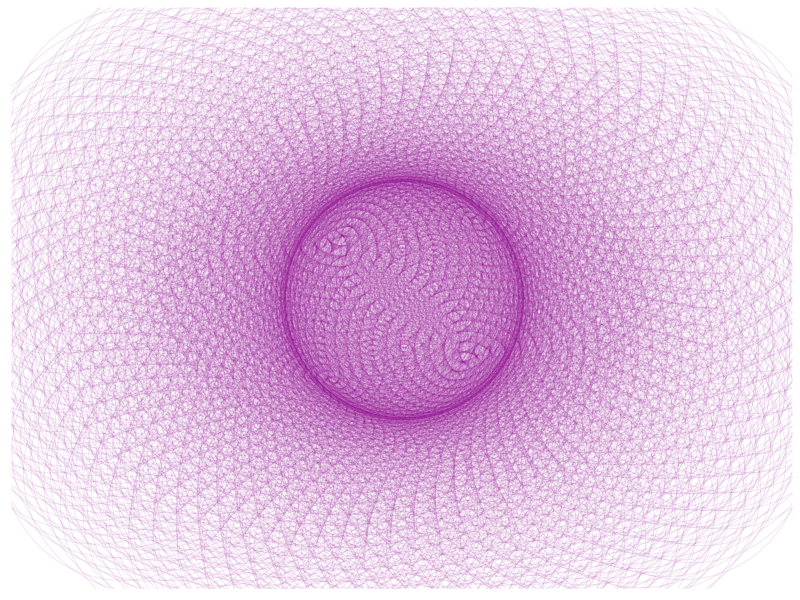

This figure's R source:
library(data.table)
library(dplyr)
library(ggplot2)


angle <- 13*pi/180
t <- 1:2000 * angle

x <- sin(t)
y <- cos(t)

df <- data_frame(t, x, y)
p <- ggplot(df, aes(x*t, y*t))

# spiral
# point shape = 1 "circle"
 p + geom_point(size = 80, alpha = 0.1, shape = 1, color = "magenta4")+
   theme(legend.position="none",
        panel.background = element_rect(fill = "white"),
        panel.grid=element_blank(),
         axis.ticks=element_blank(),
        axis.title=element_blank(),
        axis.text=element_blank())



#star points spiral shape = 17
# p+ geom_point(aes (size = t), size = 8, color = "yellow", alpha = 0.5, shape = 17)+
#   theme(panel.grid = element_blank(),panel.background = element_rect(fill = "darkmagenta"),
#                      axis.title = element_blank(),
#                       axis.ticks = element_blank(),
#                       axis.text = element_blank(),
#                      legend.position = "none")

  
  
  
 #basic circle
 # angle <- pi*(3-sqrt(5))
 # 
 # t = seq(0, 2*pi, length.out = 60)
 # x <- sin(t) 
 # y <- cos(t)
 # 
 # df <- data.frame(t,x,y)
 # 
 # ggplot(df, aes(x,y)) + geom_point()
 

